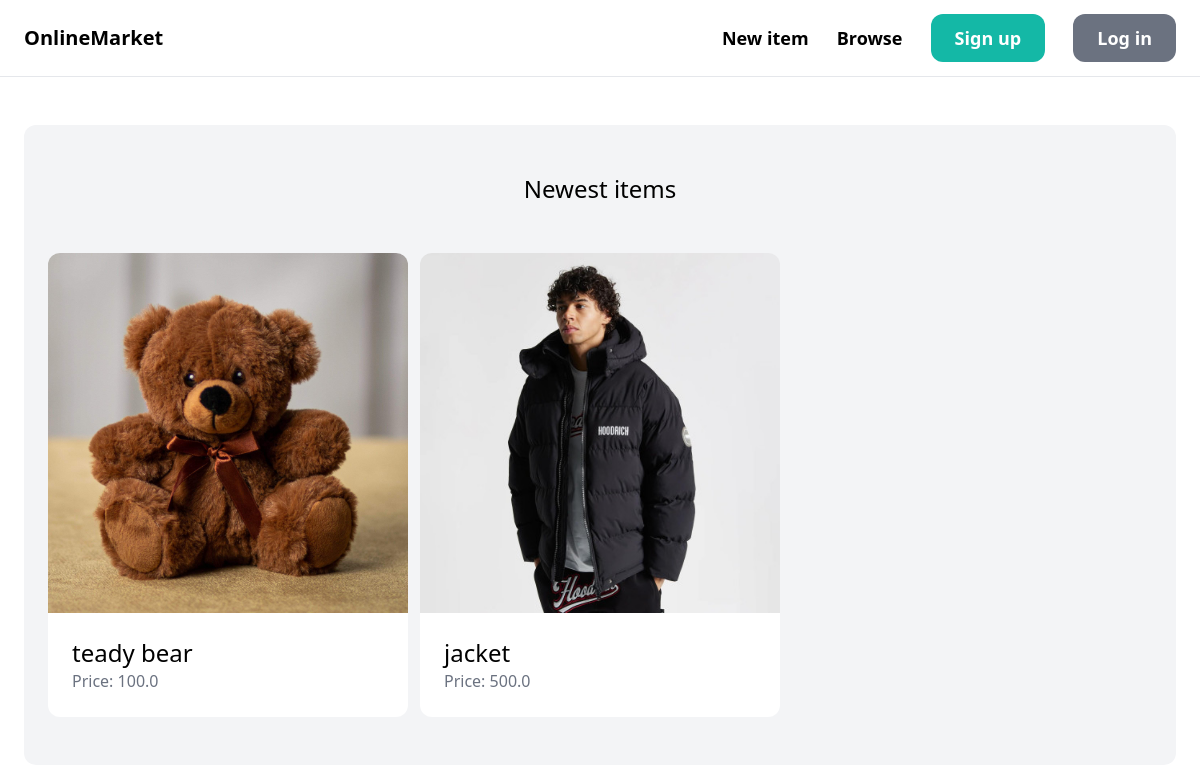
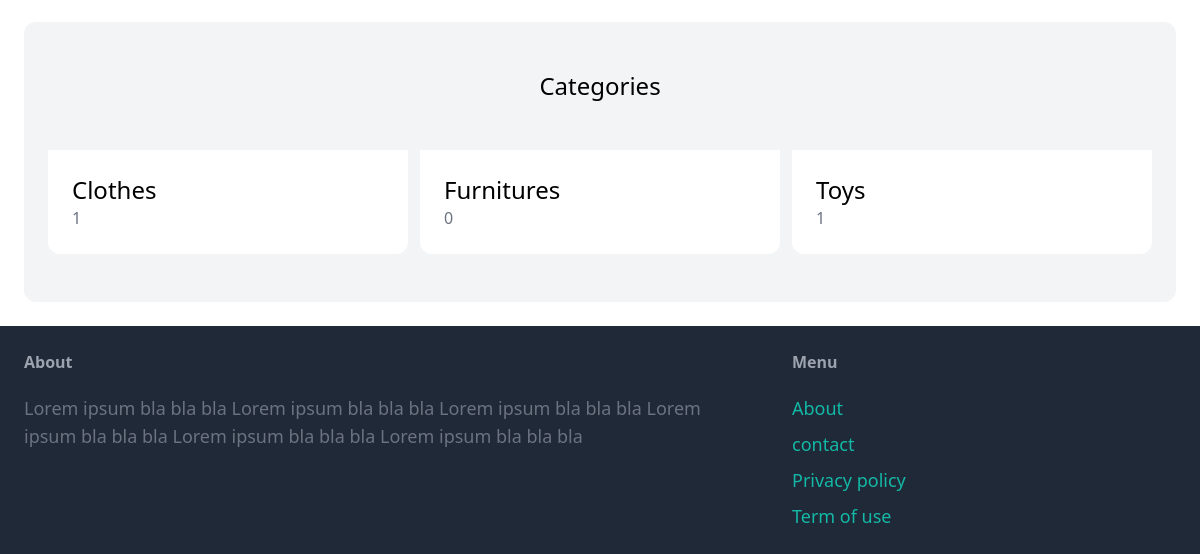
Before: / with the older database file (2 pictures, top to bottom).
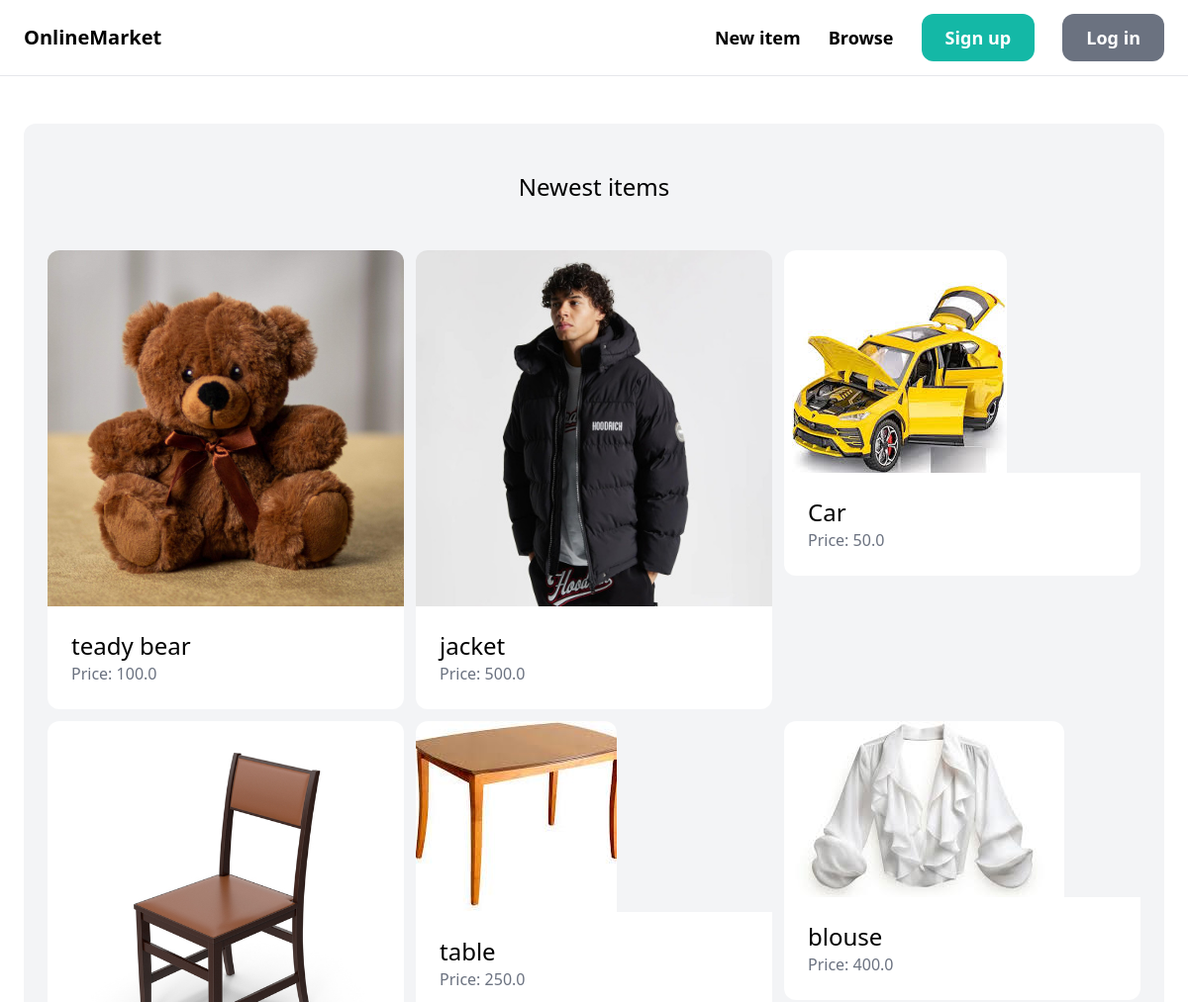
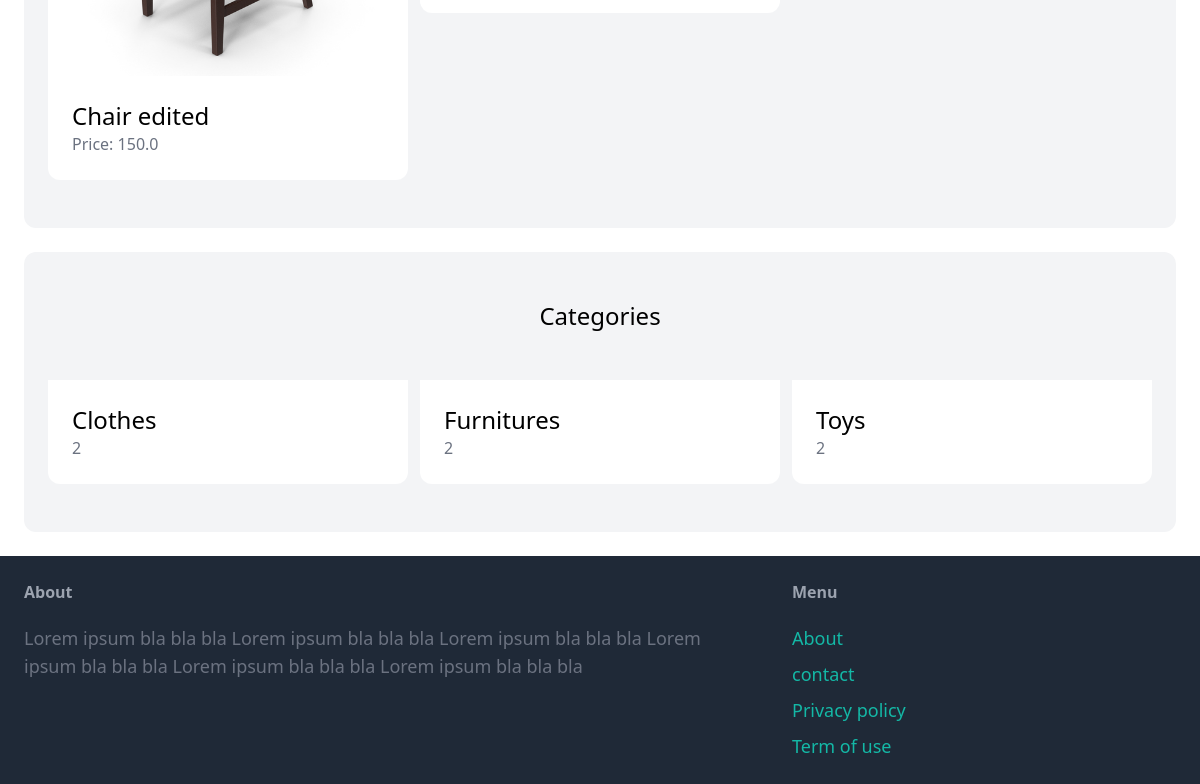
After: the same page with the newer database file (2 pictures, top to bottom).
### item/models.py (models this page shows, shortened)
class Item(models.Model):
    category = models.ForeignKey(Category, related_name='items', on_delete=models.CASCADE)
    name = models.CharField(max_length=255)
    description = models.TextField(blank=True, null=True)
    price = models.FloatField()
    image = models.ImageField(upload_to='Item_images', blank=True, null= True)
    is_sold = models.BooleanField(default=False)
    created_by = models.ForeignKey(User, related_name='items', on_delete=models.CASCADE)
    created_at = models.DateTimeField(auto_now_add=True)

class Category(models.Model):
    name = models.CharField(max_length=255)
    class Meta:
        ordering = ('name',)
        verbose_name_plural = 'Categories'

### core/views.py (the view)
# urls.py: path('', views.index, name='index'),
def index(request):
    items = Item.objects.filter(is_sold=False)[0:6]
    categories = Category.objects.all()
    return render(request, 'core/index.html', {
        'categories': categories,
        'items': items,
    })

### core/templates/core/index.html (shortened to what this page needs)
{% extends 'core/base.html' %}
{% block content %}
   <div class="mt-6 px-6 py-12 bg-gray-100 rounded-xl">
      <h2 class="mb-12 text-2xl text-center">Newest items</h2>
      <div class="grid grid-cols-3 gap-3">
         {% for item in items %}
            <div>
               <a href="{% url 'item:detail' item.id %}">
                  <div>
                     <img src="{{ item.image.url }}" class="rounded-t-xl">
                  </div>
                  <div class="p-6 bg-white rounded-b-xl">
                     <h2 class="text-2xl">{{ item.name }}</h2>
                     <p class="text-gray-500">Price: {{ item.price }}</p>
                  </div>
               </a>
            </div>
         {% endfor %}
      </div>
   </div>
   <div class="mt-6 px-6 py-12 bg-gray-100 rounded-xl">
      <h2 class="mb-12 text-2xl text-center">Categories</h2>
      <div class="grid grid-cols-3 gap-3">
         {% for category in categories %}
            <div>
               <a href="#">
                  <div class="p-6 bg-white rounded-b-xl">
                     <h2 class="text-2xl">{{ category.name }}</h2>
                     <p class="text-gray-500">{{ category.items.count }}</p>
                  </div>
               </a>
            </div>
         {% endfor %}
      </div>
   </div>
{% endblock %}

### core/templates/core/base.html (shortened to what this page needs)
<!DOCTYPE html>
<html>
    <head>
        <script src="http://cdn.tailwindcss.com"></script>
    </head>
    <body>
        <nav class="py-6 px-6 flex justify-between items-center border-b border-gray-200">
            <a href="/" class="text-xl font-semibold"> OnlineMarket</a>
            <div class="space-x-6">
                <a href="{% url 'item:new' %}" class="text-lg font-semibold hover:text-gray-500">New item</a>
                <a href="{% url 'item:items' %}" class="text-lg font-semibold hover:text-gray-500">Browse</a>
                {% if request.user.is_authenticated %}
                    <a href="#" class="px-6 py-3 text-lg font-semibold bg-teal-500 text-white rounded-xl hover:bg-teal-700">Inbox</a>
                    <a href="{% url 'dashboard:index' %}" class="px-6 py-3 text-lg font-semibold bg-gray-500 text-white rounded-xl hover:bg-gray-700">Dashboard</a>
                {% else %}
                    <a href="{% url 'core:signup' %}" class="px-6 py-3 text-lg font-semibold bg-teal-500 text-white rounded-xl hover:bg-teal-700">Sign up</a>
                    <a href="{% url 'core:login' %}" class="px-6 py-3 text-lg font-semibold bg-gray-500 text-white rounded-xl hover:bg-gray-700">Log in</a>
                {% endif %}
            </div>
        </nav>
        <div class="px-6 py-6">
            {% block content %}
            {% endblock %}
        </div>
        <footer class="py-6 px-6 flex justify-between bg-gray-800">
            <div class="w-2/3 pr-10">
                <h3 class="mb-5 font-semibold text-gray-400">About</h3>
                <p class="text-lg text-gray-500">Lorem ipsum bla bla bla Lorem ipsum bla bla bla Lorem ipsum bla bla bla Lorem ipsum bla bla bla Lorem ipsum bla bla bla Lorem ipsum bla bla bla</p>
            </div>
            <div class="w-1/3">
                <h3 class="mb-5 font-semibold text-gray-400">Menu</h3>
                <ul class="space-y-2">
                    <li><a href="#" class="text-lg text-teal-500 hover:text-teal-700">About</a></li>
                    <li><a href="{% url 'core:contact' %}" class="text-lg text-teal-500 hover:text-teal-700">contact</a></li>
                    <li><a href="#" class="text-lg text-teal-500 hover:text-teal-700">Privacy policy</a></li>
                    <li><a href="#" class="text-lg text-teal-500 hover:text-teal-700">Term of use</a></li>
                </ul>
            </div>
        </footer>
    </body>
</html>

Changed rows visible on the page:
added Item: image (picture), name "Car", price "50.0"
added Item: image (picture), name "Chair edited", price "150.0"
added Item: image (picture), name "table", price "250.0"
added Item: image (picture), name "blouse", price "400.0"
computed for Category "Clothes": items.count "1" → "2"
computed for Category "Furnitures": items.count "0" → "2"
computed for Category "Toys": items.count "1" → "2"
